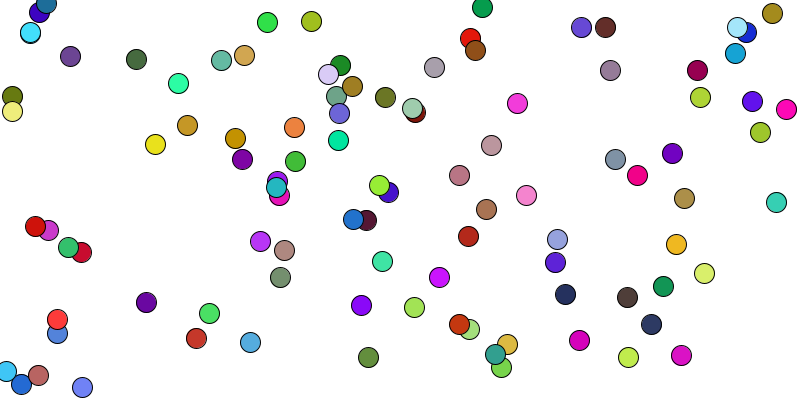
Frame 1 (no input)
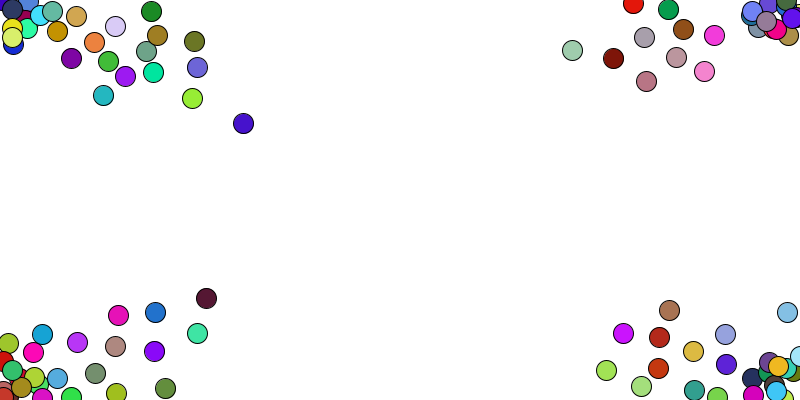
Frame 60 (the mouse pressed at the canvas centre just before this capture)
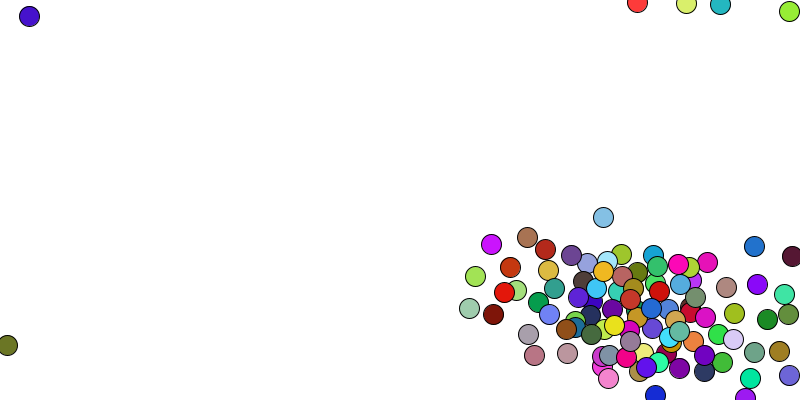
Frame 120 (the mouse held since frame 60 and released just before this capture)

The Processing sketch that drew these frames (run headless with seeded random() and noise(); from frame 60 on, the mouse is pressed at the canvas centre):

// Processing sketch: complexsys
// ── complexsys.pde
ArrayList<Vehicle> vehicles;
 
void setup() {
  size(800, 400);
  background(255);
  vehicles = new ArrayList<Vehicle>();
  for (int i = 0; i < 100; i++) {
    vehicles.add(new Vehicle(random(width),random(height)));
  }
}

void draw() {
  background(255);
  for (Vehicle v : vehicles) {
    v.applyBehaviors(vehicles);
    v.update();
    v.display();
  }
}

class Vehicle {
  PVector location;
  PVector velocity;
  PVector acceleration;
  float maxspeed;
  float maxforce;
  float r;
  float red;
  float green;
  float blue;
  float t;
  Vehicle(float x, float y) {
    location = new PVector(x, y);
    velocity = new PVector(0, 0);
    acceleration = new PVector(0, 0);
    maxspeed = 4;
    maxforce = 0.4;
    r = 20;
    red = random(255);
    green = random(255);
    blue = random(255);
    t = random(10000);
  }
  
  void applyBehaviors(ArrayList<Vehicle> vehicles) {
    PVector separate = separate(vehicles);
    PVector seek = seek(mouseX, mouseY);
    separate.mult(2*noise(t)*abs(sin(t)));
    seek.mult(5*noise(t + 1000000)*abs(cos(t)));
    acceleration.add(separate);
    acceleration.add(seek);
  }
  void update() {
    acceleration.limit(maxforce);
    velocity.add(acceleration);
    location.add(velocity);
    velocity.limit(maxspeed);
    acceleration.mult(0);
    if (location.x < 0) {
      location.x  = width;
      //velocity.x = -velocity.x;
    }
    if (location.y < 0) {
      location.y  = height;
      //velocity.y = -velocity.y;
    }
    if (location.x > width) {
      location.x  = 0;
      //velocity.x = -velocity.x;
    }
    if (location.y > height) {
      location.y  = 0;
      //velocity.y = -velocity.y;
    }
    t = t + 0.1;
  }
  PVector seek(float x, float y) {
    PVector endpoint = new PVector(x, y);
    PVector desired = findTruDiff(endpoint, location);
    desired.limit(maxspeed);
    PVector steer = findTruDiff(desired, velocity);
    steer.limit(maxforce);
    if (findTruDiff(location, endpoint).mag() < 5*r) {
      steer.limit(maxforce*findTruDiff(location, endpoint).mag()/(5*r));
    }
    return (steer);
  }
  
  void cohesion(ArrayList<Vehicle> vehicles) {
    float desiredseparation = 2*r;
    PVector sum = new PVector();
    int count = 0;
    
    for (Vehicle other : vehicles) {
      float d = findTruDiff(location, other.location).mag();
      
      if ((d > 0) && (d > desiredseparation)) {
        PVector diff = findTruDiff(location, other.location);
        diff.normalize().mult(-desiredseparation/d);
        sum.add(diff);
        count++;
      }
    }
    if (count > 0) {
      sum.div(count);
      sum.setMag(maxspeed);
      PVector steer = findTruDiff(sum, velocity);
      steer.limit(maxforce);
      acceleration.add(steer);
    }
  }
  
  PVector separate(ArrayList<Vehicle> vehicles) {
    float desiredseparation = 2*r;
    PVector sum = new PVector();
    int count = 0;
    
    for (Vehicle other : vehicles) {
      float d = findTruDiff(location, other.location).mag();
      
      if ((d > 0) && (d < desiredseparation)) {
        PVector diff = findTruDiff(location, other.location);
        diff.normalize().div(d/desiredseparation);
        sum.add(diff);
        count++;
      }
    }
    if (count > 0) {
      sum.div(count);
      sum.setMag(maxspeed);
      PVector steer = findTruDiff(sum, velocity);
      steer.limit(maxforce);
      return (steer);
    } else {
      return new PVector (0, 0);
    }
  }
  void display() {
    fill(red, green, blue);
    ellipse(location.x, location.y, r, r);
  }
}

PVector findTruDiff(PVector a, PVector b) {
  float radiusx = width/TWO_PI;
  float radiusy = height/TWO_PI;
  PVector circleVectorAx = new PVector(radiusx*cos(a.x*TWO_PI/width), radiusx*sin(a.x*TWO_PI/width));
  PVector circleVectorBx = new PVector(radiusx*cos(b.x*TWO_PI/width), radiusx*sin(b.x*TWO_PI/width));
  float xDiff = (circleVectorAx.heading() - circleVectorBx.heading())*radiusx;
  PVector circleVectorAy = new PVector(radiusy*cos(a.y*TWO_PI/height), radiusy*sin(a.y*TWO_PI/height));
  PVector circleVectorBy = new PVector(radiusy*cos(b.y*TWO_PI/height), radiusy*sin(b.y*TWO_PI/height));
  float yDiff = (circleVectorAy.heading() - circleVectorBy.heading())*radiusy;
  return new PVector(xDiff, yDiff);
}
